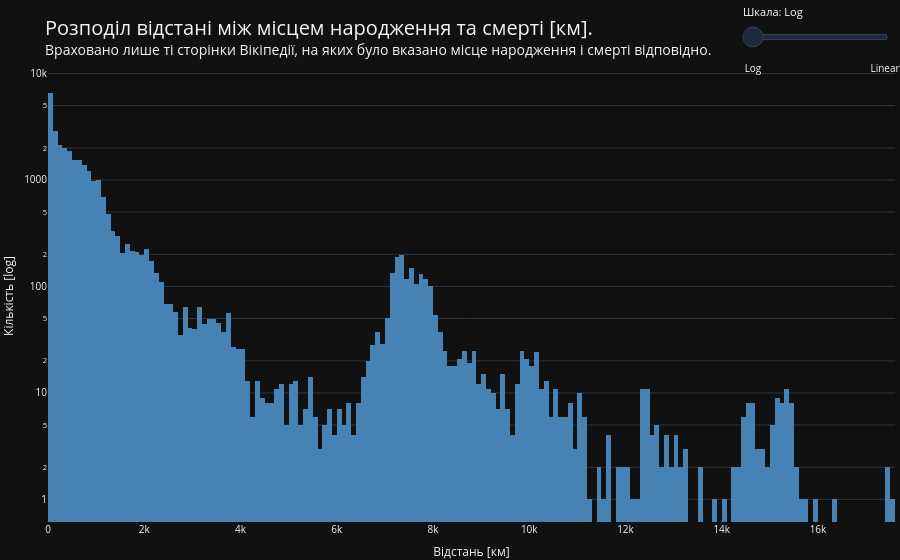

This figure's notebook cell:
### Markdown cell above
### Distance distribution

### Code cell
# Create histogram
hist = go.Figure(
    go.Histogram(
        x=death_cord_df["Distance"],
        xbins=dict(
            start=0,                    # ⛔️ No negative bins
            end=death_cord_df["Distance"].max(),
            size=100                   # Bin width (adjust as needed)
        ),
        marker_color='steelblue'
    )
)

hist.update_traces(
    hovertemplate=
    'Відстань: %{x} [км]<br>' +
    'Кількість: %{y}<extra></extra>'  # <extra></extra> removes secondary box
)

hist.update_layout(
    template='plotly_dark',
    #width=None, 
    height=None,
    #height=400,
    margin=dict(t=70, b=20, l=1, r=5),
    title=("<span style='font-size:20px;'>Розподіл відстані між місцем народження та смерті [км].<br></span>"
           "<span style='font-size:14px;'>Враховано лише ті сторінки Вікіпедії, на яких було вказано місце народження і смерті відповідно.</span>"),
    yaxis_title="Кількість [log]",
    xaxis_title='Відстань [км]',
    yaxis_type="log",
    title_font=dict(size=15),  # Chart title font size
    font=dict(size=10),
    autosize=True,
    dragmode=False,
    sliders=[
        dict(
            active=0,
            currentvalue={"prefix": "Шкала: ", "font": {"size": 11, "color": "#ffffff"}},
            pad={"t": 0, "r": 0},
            x=1.0,
            y=1.15,
            len=0.18,                 # Компактна ширина в кутку
            xanchor="right",
            yanchor="top",
            bgcolor="#1e293b",         # Темно-сірий/синій фон
            activebgcolor="#1e3a8a",   # Активний темно-голубий стан
            bordercolor="#334155",     # Темна рамка
            font=dict(color="#ffffff", size=10),
            steps=[
                dict(
                    label="Log",
                    method="relayout",
                    args=[{"yaxis.type": "log", "yaxis.title.text": "Кількість [log]"}]
                ),
                dict(
                    label="Linear",
                    method="relayout",
                    args=[{"yaxis.type": "linear", "yaxis.title.text": "Кількість"}]
                )
            ]
        )
    ]
)

_ = None
hist.show()

### Figure 1 — Plotly figure (JSON) as saved in the notebook; plotly's stock layout.template omitted (floating-point values rounded to 4 significant figures; data arrays with more than 128 entries replaced by an {"elided": "..."} marker saying what was removed)
{"data": [{"hovertemplate": "Відстань: %{x} [км]<br>Кількість: %{y}<extra></extra>", "marker": {"color": "steelblue"}, "type": "histogram", "x": {"elided": "29745 float values"}, "xbins": {"end": 17530.0, "size": 100, "start": 0}}], "layout": {"autosize": true, "dragmode": false, "font": {"size": 10}, "margin": {"b": 20, "l": 1, "r": 5, "t": 70}, "sliders": [{"active": 0, "activebgcolor": "#1e3a8a", "bgcolor": "#1e293b", "bordercolor": "#334155", "currentvalue": {"font": {"color": "#ffffff", "size": 11}, "prefix": "Шкала: "}, "font": {"color": "#ffffff", "size": 10}, "len": 0.18, "pad": {"r": 0, "t": 0}, "steps": [{"args": [{"yaxis.title.text": "Кількість [log]", "yaxis.type": "log"}], "label": "Log", "method": "relayout"}, {"args": [{"yaxis.title.text": "Кількість", "yaxis.type": "linear"}], "label": "Linear", "method": "relayout"}], "x": 1, "xanchor": "right", "y": 1.15, "yanchor": "top"}], "title": {"font": {"size": 15}, "text": "<span style='font-size:20px;'>Розподіл відстані між місцем народження та смерті [км].<br></span><span style='font-size:14px;'>Враховано лише ті сторінки Вікіпедії, на яких було вказано місце народження і смерті відповідно.</span>"}, "xaxis": {"title": {"text": "Відстань [км]"}}, "yaxis": {"title": {"text": "Кількість [log]"}, "type": "log"}}}
